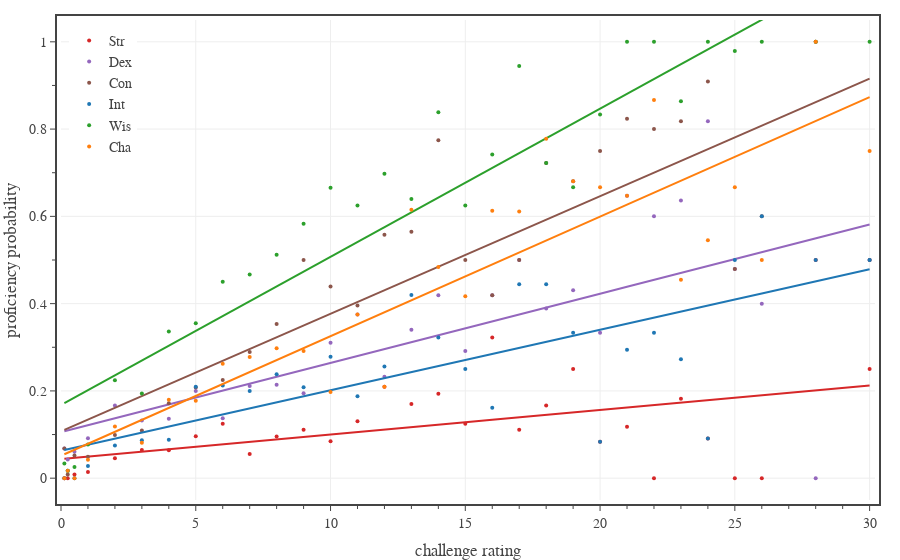

Notebook source saved alongside this figure:
### Code cell
# Ability score modifier
columns = ['Str','Dex','Con','Int','Wis','Cha']
colors = ['#d62728','#9467bd','#8c564b','#1f77b4','#2ca02c','#ff7f0e']

#df1 = df0[df0['Category'].isin(['generic','legendary','unique']) & df0['CR'].between(1/8, 30)]
df1 = df0[df0['CR'].between(1/8, 30)]
dfG = df1.groupby('CR').mean().reset_index()

fig = go.Figure()

for column, color in zip(columns, colors):
    # generate custom text
    cr_totals = df1.groupby('CR').count()['Book'].to_list()
    custom_text = [f'{t}' for t in cr_totals]

    # plot data
    fig.add_trace(go.Scatter(
        x=dfG['CR'],
        y=(dfG[f'{column} Save'] - dfG[f'{column} Mod'])/dfG['PB'],
        mode='markers', 
        marker=dict(size=4, color=color),
        line_shape='spline',
        unselected=dict(marker=dict(opacity=0.0)),
        text=custom_text,
        showlegend=True,
        name=column,
        legendgroup=column,
        hovertemplate=
            '<b>CR:</b> %{x}<br>'+
            '<b>Ability:</b> ' + column[0:3] + '<br>'+
            '<b>Probability:</b> %{y:.2f} (out of %{text})'+
            '<extra></extra>'
    ))

    # add fit line
    coefs = np.polyfit(dfG['CR'], (dfG[f'{column} Save'] - dfG[f'{column} Mod'])/dfG['PB'], 1)
    poly = np.poly1d(coefs)
    fig.add_trace(go.Scatter(
        x=dfG['CR'],
        y=poly(dfG['CR']),
        mode='lines', 
        line=dict(color=color, dash='solid'),
        unselected=dict(marker=dict(opacity=0.0)),
        showlegend=False,
        legendgroup=column,
        legendgrouptitle_text='fit',
        hoverinfo='skip',
    ))

# save large format figure
fig.update_layout(
    template=TFB_TEMPLATE,
    xaxis=dict(
        title_text='challenge rating',
        range=[0.0, 30.2],
        tick0=0, dtick=5,
        minor=dict(tick0=0, dtick=1),
    ),
    yaxis=dict(
        title_text='proficiency probability',
        range=[-0.05, 1.05],
        tick0=0, dtick=0.2,
        minor=dict(tick0=0, dtick=0.1),
    ),
    legend=dict(
        xanchor='left', yanchor='top',
        x=0.01, y=0.99,
        orientation='v',
        tracegroupgap=0,
    )
)

fig.show(config=TFB_CONFIG)

### Figure 1 — Plotly figure (JSON) as saved in the notebook; plotly's stock layout.template omitted (floating-point values rounded to 4 significant figures)
{"data": [{"hovertemplate": "<b>CR:</b> %{x}<br><b>Ability:</b> Str<br><b>Probability:</b> %{y:.2f} (out of %{text})<extra></extra>", "legendgroup": "Str", "line": {"shape": "spline"}, "marker": {"color": "#d62728", "size": 4}, "mode": "markers", "name": "Str", "showlegend": true, "text": ["55", "106", "100", "121", "177", "155", "106", "148", "70", "83", "78", "62", "54", "45", "42", "36", "28", "22", "30", "17", "17", "12", "12", "17", "15", "15", "9", "6", "7", "2", "3"], "type": "scatter", "unselected": {"marker": {"opacity": 0}}, "x": [0.125, 0.25, 0.5, 1, 2, 3, 4, 5, 6, 7, 8, 9, 10, 11, 12, 13, 14, 15, 16, 17, 18, 19, 20, 21, 22, 23, 24, 25, 26, 28, 30], "y": [0, 0, 0.008621, 0.01408, 0.04589, 0.06461, 0.064, 0.09581, 0.125, 0.05556, 0.09524, 0.1111, 0.08468, 0.1302, 0.2093, 0.17, 0.1935, 0.125, 0.3226, 0.1111, 0.1667, 0.25, 0.08333, 0.1176, 0, 0.1818, 0.09091, 0, 0, 0.5, 0.25]}, {"hoverinfo": "skip", "legendgroup": "Str", "legendgrouptitle": {"text": "fit"}, "line": {"color": "#d62728", "dash": "solid"}, "mode": "lines", "showlegend": false, "type": "scatter", "unselected": {"marker": {"opacity": 0}}, "x": [0.125, 0.25, 0.5, 1, 2, 3, 4, 5, 6, 7, 8, 9, 10, 11, 12, 13, 14, 15, 16, 17, 18, 19, 20, 21, 22, 23, 24, 25, 26, 28, 30], "y": [0.04475, 0.04545, 0.04685, 0.04966, 0.05528, 0.06089, 0.06651, 0.07212, 0.07773, 0.08335, 0.08896, 0.09458, 0.1002, 0.1058, 0.1114, 0.117, 0.1227, 0.1283, 0.1339, 0.1395, 0.1451, 0.1507, 0.1563, 0.162, 0.1676, 0.1732, 0.1788, 0.1844, 0.19, 0.2013, 0.2125]}, {"hovertemplate": "<b>CR:</b> %{x}<br><b>Ability:</b> Dex<br><b>Probability:</b> %{y:.2f} (out of %{text})<extra></extra>", "legendgroup": "Dex", "line": {"shape": "spline"}, "marker": {"color": "#9467bd", "size": 4}, "mode": "markers", "name": "Dex", "showlegend": true, "text": ["55", "106", "100", "121", "177", "155", "106", "148", "70", "83", "78", "62", "54", "45", "42", "36", "28", "22", "30", "17", "17", "12", "12", "17", "15", "15", "9", "6", "7", "2", "3"], "type": "scatter", "unselected": {"marker": {"opacity": 0}}, "x": [0.125, 0.25, 0.5, 1, 2, 3, 4, 5, 6, 7, 8, 9, 10, 11, 12, 13, 14, 15, 16, 17, 18, 19, 20, 21, 22, 23, 24, 25, 26, 28, 30], "y": [0.0678, 0.04274, 0.06034, 0.09155, 0.1667, 0.132, 0.136, 0.1996, 0.1375, 0.2111, 0.2143, 0.1944, 0.3105, 0.375, 0.2326, 0.34, 0.4194, 0.2917, 0.4194, 0.5, 0.3889, 0.4306, 0.3333, 0.6471, 0.6, 0.6364, 0.8182, 0.4792, 0.4, 0, 0.5]}, {"hoverinfo": "skip", "legendgroup": "Dex", "legendgrouptitle": {"text": "fit"}, "line": {"color": "#9467bd", "dash": "solid"}, "mode": "lines", "showlegend": false, "type": "scatter", "unselected": {"marker": {"opacity": 0}}, "x": [0.125, 0.25, 0.5, 1, 2, 3, 4, 5, 6, 7, 8, 9, 10, 11, 12, 13, 14, 15, 16, 17, 18, 19, 20, 21, 22, 23, 24, 25, 26, 28, 30], "y": [0.1077, 0.1097, 0.1136, 0.1215, 0.1374, 0.1533, 0.1691, 0.185, 0.2008, 0.2167, 0.2325, 0.2484, 0.2643, 0.2801, 0.296, 0.3118, 0.3277, 0.3436, 0.3594, 0.3753, 0.3911, 0.407, 0.4228, 0.4387, 0.4546, 0.4704, 0.4863, 0.5021, 0.518, 0.5497, 0.5814]}, {"hovertemplate": "<b>CR:</b> %{x}<br><b>Ability:</b> Con<br><b>Probability:</b> %{y:.2f} (out of %{text})<extra></extra>", "legendgroup": "Con", "line": {"shape": "spline"}, "marker": {"color": "#8c564b", "size": 4}, "mode": "markers", "name": "Con", "showlegend": true, "text": ["55", "106", "100", "121", "177", "155", "106", "148", "70", "83", "78", "62", "54", "45", "42", "36", "28", "22", "30", "17", "17", "12", "12", "17", "15", "15", "9", "6", "7", "2", "3"], "type": "scatter", "unselected": {"marker": {"opacity": 0}}, "x": [0.125, 0.25, 0.5, 1, 2, 3, 4, 5, 6, 7, 8, 9, 10, 11, 12, 13, 14, 15, 16, 17, 18, 19, 20, 21, 22, 23, 24, 25, 26, 28, 30], "y": [0.0678, 0.008547, 0.05172, 0.0493, 0.09903, 0.1096, 0.172, 0.2076, 0.225, 0.2889, 0.3532, 0.5, 0.4395, 0.3958, 0.5581, 0.565, 0.7742, 0.5, 0.4194, 0.5, 0.7222, 0.6806, 0.75, 0.8235, 0.8, 0.8182, 0.9091, 0.4792, 0.6, 1, 0.5]}, {"hoverinfo": "skip", "legendgroup": "Con", "legendgrouptitle": {"text": "fit"}, "line": {"color": "#8c564b", "dash": "solid"}, "mode": "lines", "showlegend": false, "type": "scatter", "unselected": {"marker": {"opacity": 0}}, "x": [0.125, 0.25, 0.5, 1, 2, 3, 4, 5, 6, 7, 8, 9, 10, 11, 12, 13, 14, 15, 16, 17, 18, 19, 20, 21, 22, 23, 24, 25, 26, 28, 30], "y": [0.1105, 0.1139, 0.1206, 0.1341, 0.1611, 0.188, 0.215, 0.2419, 0.2689, 0.2958, 0.3227, 0.3497, 0.3766, 0.4036, 0.4305, 0.4575, 0.4844, 0.5114, 0.5383, 0.5653, 0.5922, 0.6192, 0.6461, 0.6731, 0.7, 0.727, 0.7539, 0.7809, 0.8078, 0.8617, 0.9156]}, {"hovertemplate": "<b>CR:</b> %{x}<br><b>Ability:</b> Int<br><b>Probability:</b> %{y:.2f} (out of %{text})<extra></extra>", "legendgroup": "Int", "line": {"shape": "spline"}, "marker": {"color": "#1f77b4", "size": 4}, "mode": "markers", "name": "Int", "showlegend": true, "text": ["55", "106", "100", "121", "177", "155", "106", "148", "70", "83", "78", "62", "54", "45", "42", "36", "28", "22", "30", "17", "17", "12", "12", "17", "15", "15", "9", "6", "7", "2", "3"], "type": "scatter", "unselected": {"marker": {"opacity": 0}}, "x": [0.125, 0.25, 0.5, 1, 2, 3, 4, 5, 6, 7, 8, 9, 10, 11, 12, 13, 14, 15, 16, 17, 18, 19, 20, 21, 22, 23, 24, 25, 26, 28, 30], "y": [0, 0.01709, 0, 0.02817, 0.07488, 0.08708, 0.088, 0.2096, 0.2125, 0.2, 0.2381, 0.2083, 0.2782, 0.1875, 0.2558, 0.42, 0.3226, 0.25, 0.1613, 0.4444, 0.4444, 0.3333, 0.08333, 0.2941, 0.3333, 0.2727, 0.09091, 0.5, 0.6, 0.5, 0.5]}, {"hoverinfo": "skip", "legendgroup": "Int", "legendgrouptitle": {"text": "fit"}, "line": {"color": "#1f77b4", "dash": "solid"}, "mode": "lines", "showlegend": false, "type": "scatter", "unselected": {"marker": {"opacity": 0}}, "x": [0.125, 0.25, 0.5, 1, 2, 3, 4, 5, 6, 7, 8, 9, 10, 11, 12, 13, 14, 15, 16, 17, 18, 19, 20, 21, 22, 23, 24, 25, 26, 28, 30], "y": [0.06479, 0.06652, 0.06999, 0.07692, 0.09078, 0.1046, 0.1185, 0.1324, 0.1462, 0.1601, 0.1739, 0.1878, 0.2017, 0.2155, 0.2294, 0.2432, 0.2571, 0.271, 0.2848, 0.2987, 0.3125, 0.3264, 0.3403, 0.3541, 0.368, 0.3818, 0.3957, 0.4096, 0.4234, 0.4511, 0.4789]}, {"hovertemplate": "<b>CR:</b> %{x}<br><b>Ability:</b> Wis<br><b>Probability:</b> %{y:.2f} (out of %{text})<extra></extra>", "legendgroup": "Wis", "line": {"shape": "spline"}, "marker": {"color": "#2ca02c", "size": 4}, "mode": "markers", "name": "Wis", "showlegend": true, "text": ["55", "106", "100", "121", "177", "155", "106", "148", "70", "83", "78", "62", "54", "45", "42", "36", "28", "22", "30", "17", "17", "12", "12", "17", "15", "15", "9", "6", "7", "2", "3"], "type": "scatter", "unselected": {"marker": {"opacity": 0}}, "x": [0.125, 0.25, 0.5, 1, 2, 3, 4, 5, 6, 7, 8, 9, 10, 11, 12, 13, 14, 15, 16, 17, 18, 19, 20, 21, 22, 23, 24, 25, 26, 28, 30], "y": [0.0339, 0.01709, 0.02586, 0.07746, 0.2246, 0.1938, 0.336, 0.3553, 0.45, 0.4667, 0.5119, 0.5833, 0.6653, 0.625, 0.6977, 0.64, 0.8387, 0.625, 0.7419, 0.9444, 0.7222, 0.6667, 0.8333, 1.0, 1, 0.8636, 1.0, 0.9792, 1, 1, 1]}, {"hoverinfo": "skip", "legendgroup": "Wis", "legendgrouptitle": {"text": "fit"}, "line": {"color": "#2ca02c", "dash": "solid"}, "mode": "lines", "showlegend": false, "type": "scatter", "unselected": {"marker": {"opacity": 0}}, "x": [0.125, 0.25, 0.5, 1, 2, 3, 4, 5, 6, 7, 8, 9, 10, 11, 12, 13, 14, 15, 16, 17, 18, 19, 20, 21, 22, 23, 24, 25, 26, 28, 30], "y": [0.1722, 0.1764, 0.1849, 0.2019, 0.2358, 0.2698, 0.3037, 0.3376, 0.3716, 0.4055, 0.4395, 0.4734, 0.5074, 0.5413, 0.5753, 0.6092, 0.6432, 0.6771, 0.7111, 0.745, 0.7789, 0.8129, 0.8468, 0.8808, 0.9147, 0.9487, 0.9826, 1.017, 1.051, 1.118, 1.186]}, {"hovertemplate": "<b>CR:</b> %{x}<br><b>Ability:</b> Cha<br><b>Probability:</b> %{y:.2f} (out of %{text})<extra></extra>", "legendgroup": "Cha", "line": {"shape": "spline"}, "marker": {"color": "#ff7f0e", "size": 4}, "mode": "markers", "name": "Cha", "showlegend": true, "text": ["55", "106", "100", "121", "177", "155", "106", "148", "70", "83", "78", "62", "54", "45", "42", "36", "28", "22", "30", "17", "17", "12", "12", "17", "15", "15", "9", "6", "7", "2", "3"], "type": "scatter", "unselected": {"marker": {"opacity": 0}}, "x": [0.125, 0.25, 0.5, 1, 2, 3, 4, 5, 6, 7, 8, 9, 10, 11, 12, 13, 14, 15, 16, 17, 18, 19, 20, 21, 22, 23, 24, 25, 26, 28, 30], "y": [0, 0.01709, 0, 0.04225, 0.1184, 0.08146, 0.18, 0.1776, 0.2625, 0.2778, 0.2976, 0.2917, 0.1976, 0.375, 0.2093, 0.615, 0.4839, 0.4167, 0.6129, 0.6111, 0.7778, 0.6806, 0.6667, 0.6471, 0.8667, 0.4545, 0.5455, 0.6667, 0.5, 1, 0.75]}, {"hoverinfo": "skip", "legendgroup": "Cha", "legendgrouptitle": {"text": "fit"}, "line": {"color": "#ff7f0e", "dash": "solid"}, "mode": "lines", "showlegend": false, "type": "scatter", "unselected": {"marker": {"opacity": 0}}, "x": [0.125, 0.25, 0.5, 1, 2, 3, 4, 5, 6, 7, 8, 9, 10, 11, 12, 13, 14, 15, 16, 17, 18, 19, 20, 21, 22, 23, 24, 25, 26, 28, 30], "y": [0.05478, 0.05821, 0.06506, 0.07876, 0.1062, 0.1336, 0.161, 0.1884, 0.2158, 0.2432, 0.2706, 0.298, 0.3254, 0.3528, 0.3802, 0.4076, 0.435, 0.4624, 0.4898, 0.5172, 0.5446, 0.572, 0.5994, 0.6268, 0.6542, 0.6816, 0.709, 0.7364, 0.7638, 0.8186, 0.8734]}], "layout": {"legend": {"orientation": "v", "tracegroupgap": 0, "x": 0.01, "xanchor": "left", "y": 0.99, "yanchor": "top"}, "xaxis": {"dtick": 5, "minor": {"dtick": 1, "tick0": 0}, "range": [0, 30.2], "tick0": 0, "title": {"text": "challenge rating"}}, "yaxis": {"dtick": 0.2, "minor": {"dtick": 0.1, "tick0": 0}, "range": [-0.05, 1.05], "tick0": 0, "title": {"text": "proficiency probability"}}}}
